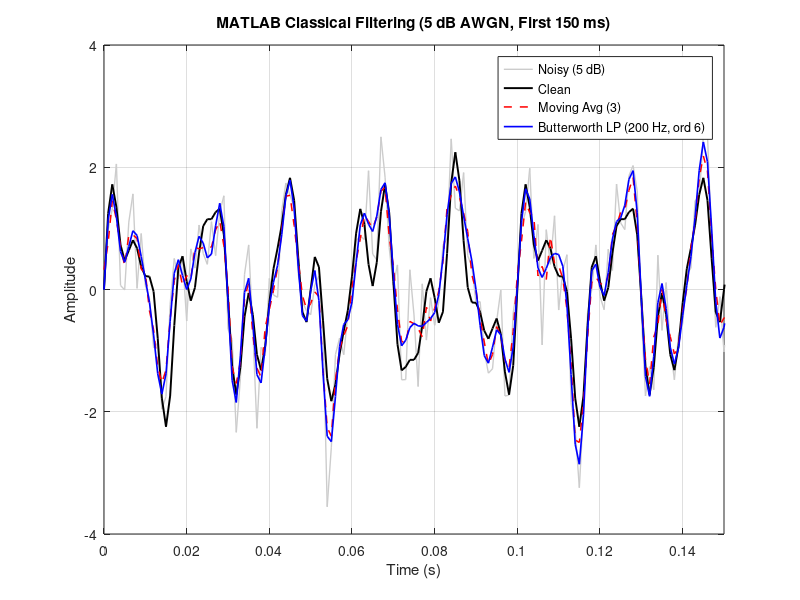

Reproduce this figure in MATLAB.
% Part 3 (MATLAB Companion): Classical Filtering on Noisy Multi-Tone Signal
% Compatible with MATLAB R2018b (handles missing Signal Processing Toolbox gracefully)
clear; clc; close all;
rng(42); % Fixed seed for reproducibility

if ~exist('../results/figures', 'dir')
    mkdir('../results/figures');
end

% Generate unit-RMS multi-tone signal (50, 120, 180 Hz) at fs = 1000 Hz
fs = 1000;
N = 512;
t = (0:N-1) / fs;
clean = 0.5*sin(2*pi*50*t) + 0.3*sin(2*pi*120*t) + 0.2*sin(2*pi*180*t);
clean = clean / sqrt(mean(clean.^2));

% Add AWGN at exact 5 dB SNR
target_snr_db = 5.0;
noise = randn(1, N);
noise = noise * sqrt(mean(clean.^2) / (10^(target_snr_db/10) * mean(noise.^2)));
noisy = clean + noise;

snr_fn = @(ref, est) 10 * log10(mean(ref.^2) / mean((ref - est).^2));
snr_in = snr_fn(clean, noisy);

% 1. Zero-phase Moving Average (window = 3) using conv
h_ma = ones(1, 3) / 3;
est_ma = conv(noisy, h_ma, 'same');
snr_ma = snr_fn(clean, est_ma);

% 2. Zero-phase Butterworth LP (cutoff = 200 Hz, order = 6) if toolbox available
if exist('butter', 'file') && exist('filtfilt', 'file')
    [b, a] = butter(6, 200 / (fs/2), 'low');
    est_lp = filtfilt(b, a, noisy);
    lp_label = 'Butterworth LP (200 Hz, ord 6)';
else
    % Fallback: zero-phase frequency-domain low-pass at 200 Hz
    spec = fft(noisy);
    freqs = (0:N-1) * (fs / N);
    mask = (freqs <= 200) | (freqs >= fs - 200);
    est_lp = real(ifft(spec .* mask));
    lp_label = 'FFT Ideal LP (200 Hz)';
end
snr_lp = snr_fn(clean, est_lp);

fprintf('\n--- MATLAB Classical Filtering Demo (5 dB AWGN) ---\n');
fprintf('Input SNR:       %6.2f dB\n', snr_in);
fprintf('Moving Avg (3):  %6.2f dB (Imp: %+5.2f dB)\n', snr_ma, snr_ma - snr_in);
fprintf('%-15s: %6.2f dB (Imp: %+5.2f dB)\n', lp_label, snr_lp, snr_lp - snr_in);

figure('Name', 'MATLAB Classical Filtering');
plot(t, noisy, 'Color', [0.8 0.8 0.8], 'LineWidth', 1.0); hold on;
plot(t, clean, 'k', 'LineWidth', 1.4);
plot(t, est_ma, 'r--', 'LineWidth', 1.1);
plot(t, est_lp, 'b', 'LineWidth', 1.2);
grid on; xlim([0 0.15]);
xlabel('Time (s)'); ylabel('Amplitude');
title('MATLAB Classical Filtering (5 dB AWGN, First 150 ms)');
legend('Noisy (5 dB)', 'Clean', 'Moving Avg (3)', lp_label, 'Location', 'NorthEast');
saveas(gcf, '../results/figures/part3_filtering_matlab.png');
